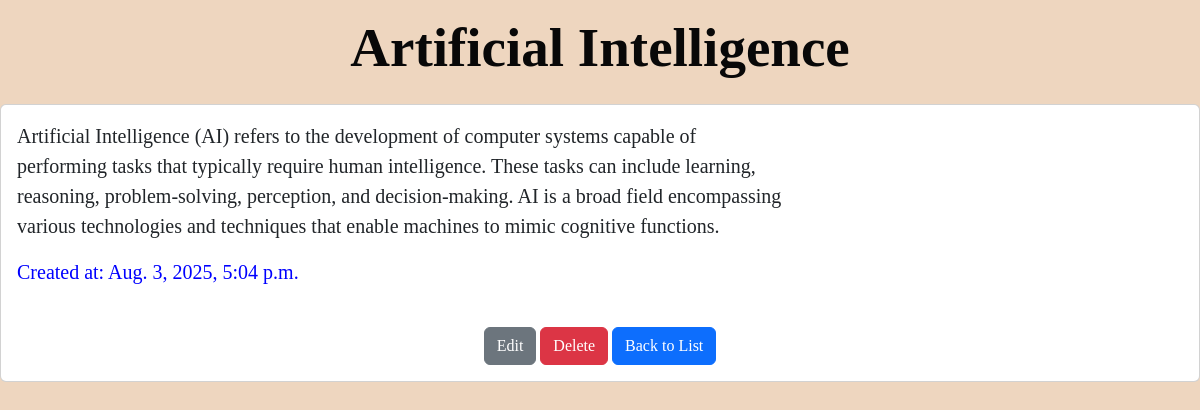
Screenshot of /post/3/ with the database file from the repository.
### myBlog/models.py (models this page shows, shortened)
class PostModel(models.Model):
    title = models.CharField(max_length=100)
    content = models.TextField()
    image = models.ImageField(upload_to='post_images/', blank=True, null=True)
    create_at = models.DateTimeField(auto_now_add=True)

### myBlog/views.py (the view)
# urls.py: path('post/<int:pk>/',post_detail_view,name='post_detail'),
def post_detail_view(request,pk):
    post = get_object_or_404(PostModel,pk=pk)
    return render(request,'postdetail.html',{'post':post})

### template/postdetail.html (shortened to what this page needs)
<!DOCTYPE html>
<html lang="en">
  <head>
    <link
      href="https://cdn.jsdelivr.net/npm/bootstrap@5.3.7/dist/css/bootstrap.min.css"
      rel="stylesheet"
    />
  </head>
  <body>
    <div class="conatiner">
      <h2>{{ post.title }}</h2>
      <div class="row">
        <div class="col-12">
          <div class="card">
            <div class="card-body">
              <div class="row">
                <div class="col-md-8">
                  <p>{{ post.content }}</p>
                  <p style="color: blue">Created at: {{ post.create_at }}</p>
                </div>
              </div>
              <div class="text-center mt-4">
                <a
                  href="{% url 'post_update' post.pk %}"
                  class="btn btn-secondary"
                  >Edit</a
                >
                <a href="{% url 'post_delete' post.pk %}" class="btn btn-danger"
                  >Delete</a
                >
                <a href="{% url 'post_list' %}" class="btn btn-primary"
                  >Back to List</a
                >
              </div>
            </div>
          </div>
        </div>
      </div>
    </div>
  </body>
</html>

### template/postdetail.html (style rules this page uses)
body { background-color: rgb(238, 214, 191); font-family: "Times New Roman", Times, serif; }
h2 { text-align: center; color: rgb(8, 8, 8); padding: 15px; font-weight: bold; font-size: 55px; }
p { font-size: 20px; }
a { font-size: 20px; }

### rows the page displays
PostModel: title "Artificial Intelligence", content "Artificial Intelligence (AI) refers to the development of computer systems capable of performing tasks that typically require human intelligence. These tasks can include learning, reasoning, problem-solving, perception, and decision-making. AI is a broad field encompassing various technologies and techniques that enable machines to mimic cognitive functions.", create_at "Aug. 3, 2025, 5:04 p.m."
